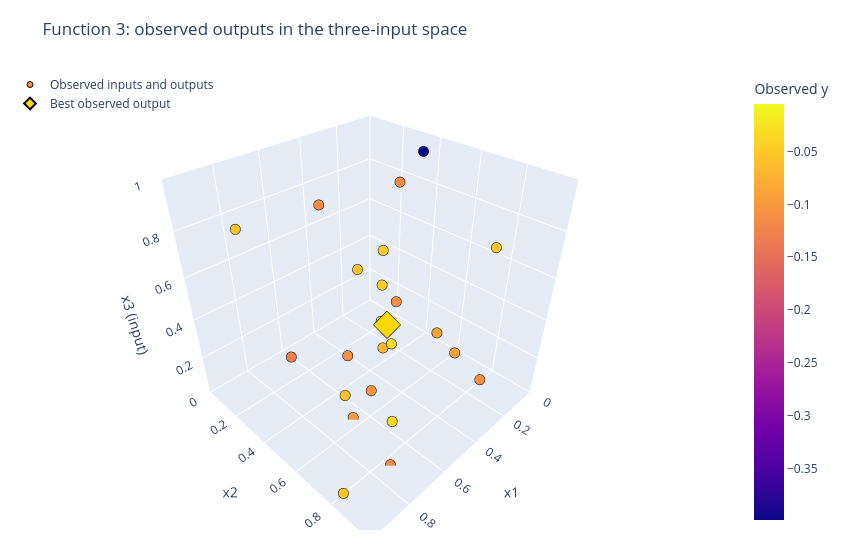

The notebook cell saved with this chart:
### Code cell
# All three axes are inputs; measured output is colour, with no fitted surface.
cloud = plot_observed_input_cloud(
    review["inputs"].to_numpy(), review["outputs"].to_numpy(),
    title=f"Function {FUNCTION_NUMBER}: observed outputs in the three-input space", **CLOUD_SETTINGS,
    save_to=FIGURES_DIR / "observed-input-cloud.html",
)
cloud.show(config={**PLOT_CONFIG, "responsive": CLOUD_SETTINGS["width"] is None})

### Figure 1 — Plotly figure (JSON) as saved in the notebook; plotly's stock layout.template omitted (floating-point values rounded to 4 significant figures)
{"data": [{"customdata": [-0.1121, -0.08796, -0.1114, -0.03484, -0.04801, -0.1106, -0.3989, -0.1139, -0.1315, -0.09419, -0.04695, -0.106, -0.118, -0.03638, -0.05676, -0.05643, -0.05128, -0.05421, -0.05664, -0.09837, -0.1214, -0.06587, -0.004952, -0.008109], "hovertemplate": "x1=%{x:.4f}<br>x2=%{y:.4f}<br>x3=%{z:.4f}<br>Observed y=%{customdata:.4f}<extra></extra>", "marker": {"cmax": -0.004952, "cmin": -0.3989, "color": [-0.1121, -0.08796, -0.1114, -0.03484, -0.04801, -0.1106, -0.3989, -0.1139, -0.1315, -0.09419, -0.04695, -0.106, -0.118, -0.03638, -0.05676, -0.05643, -0.05128, -0.05421, -0.05664, -0.09837, -0.1214, -0.06587, -0.004952, -0.008109], "colorbar": {"title": {"text": "Observed y"}}, "colorscale": [[0.0, "#0d0887"], [0.1111, "#46039f"], [0.2222, "#7201a8"], [0.3333, "#9c179e"], [0.4444, "#bd3786"], [0.5556, "#d8576b"], [0.6667, "#ed7953"], [0.7778, "#fb9f3a"], [0.8889, "#fdca26"], [1.0, "#f0f921"]], "line": {"color": "black", "width": 1}, "size": 6}, "mode": "markers", "name": "Observed inputs and outputs", "type": "scatter3d", "x": [0.1715, 0.2421, 0.5349, 0.4926, 0.1346, 0.3455, 0.1518, 0.6455, 0.7469, 0.1705, 0.2205, 0.666, 0.04681, 0.6001, 0.966, 0.3351, 0.9545, 0.3523, 0.9038, 0.6585, 0.7212, 0.4952, 0.52, 0.52], "y": [0.3439, 0.6441, 0.3985, 0.6116, 0.2199, 0.9414, 0.44, 0.3971, 0.2842, 0.697, 0.2978, 0.672, 0.2314, 0.7251, 0.8611, 0.2575, 0.8195, 0.9308, 0.2689, 0.5582, 0.831, 0.5686, 0.61, 0.58], "z": [0.2487, 0.2724, 0.1734, 0.3402, 0.4582, 0.2694, 0.9909, 0.9198, 0.2263, 0.1492, 0.3436, 0.2463, 0.7706, 0.06609, 0.5668, 0.4595, 0.04216, 0.8498, 0.8752, 0.006012, 0.001845, 0.2952, 0.45, 0.45]}, {"customdata": [-0.004952], "hovertemplate": "Best observed y=%{customdata:.4f}<extra></extra>", "marker": {"color": "gold", "line": {"color": "black", "width": 2}, "size": 9, "symbol": "diamond"}, "mode": "markers", "name": "Best observed output", "type": "scatter3d", "x": [0.52], "y": [0.61], "z": [0.45]}], "layout": {"autosize": false, "height": 560, "legend": {"x": 0, "y": 1}, "margin": {"b": 30, "l": 10, "r": 80, "t": 70}, "scene": {"aspectmode": "cube", "dragmode": "orbit", "xaxis": {"range": [0, 1], "title": {"text": "x1"}}, "yaxis": {"range": [0, 1], "title": {"text": "x2"}}, "zaxis": {"range": [0, 1], "title": {"text": "x3 (input)"}}}, "title": {"text": "Function 3: observed outputs in the three-input space"}, "width": 850}}
